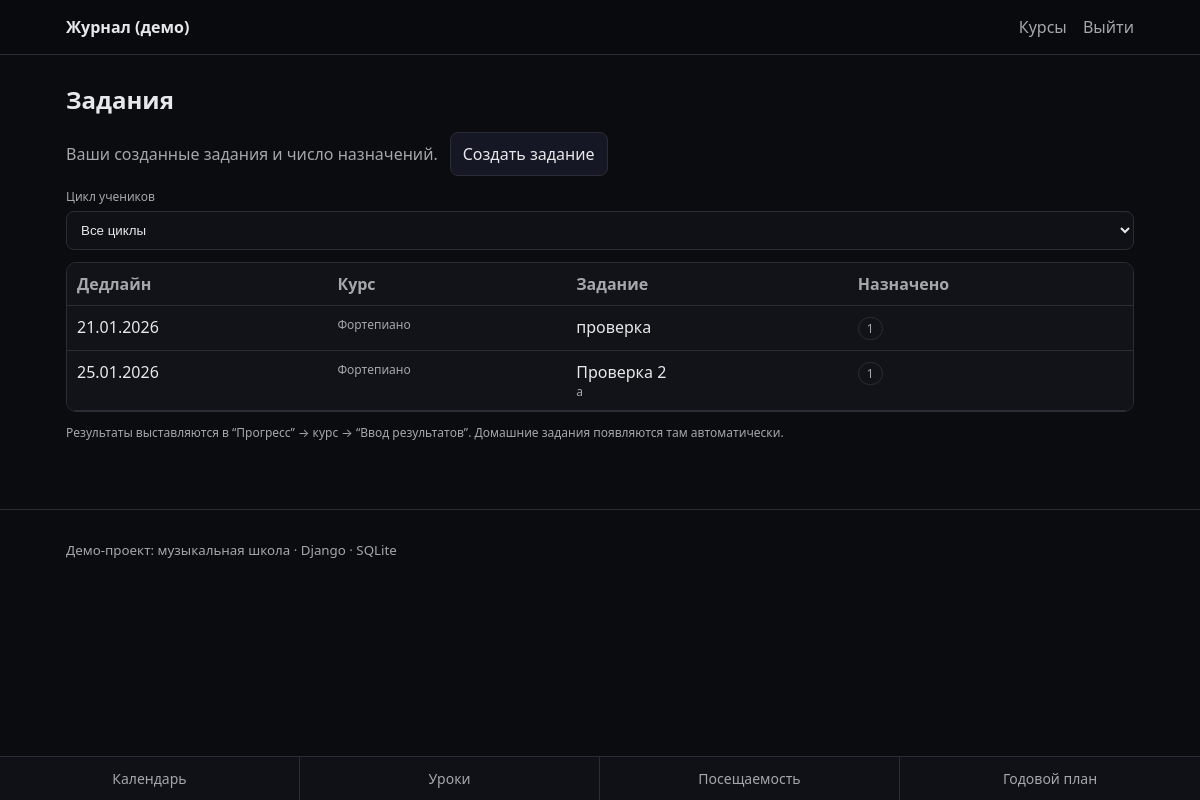
Page /assignments/ (signed in) on the committed database.
### apps/homework/models.py (models this page shows, shortened)
class Assignment(models.Model):
    course = models.ForeignKey(Course, on_delete=models.CASCADE, related_name="assignments")
    title = models.CharField(max_length=200)
    description = models.TextField(blank=True, default="")
    due_date = models.DateField()
    attachment = models.FileField(upload_to="assignments/", blank=True, null=True)
    created_by = models.ForeignKey(
        settings.AUTH_USER_MODEL,
        on_delete=models.CASCADE,
        related_name="created_assignments",
    )
    created_at = models.DateTimeField(auto_now_add=True)
    class Meta:
        ordering = ("due_date", "id")

### apps/school/models.py (models this page shows, shortened)
class Course(models.Model):
    name = models.CharField(max_length=200)
    course_type = models.ForeignKey(CourseType, on_delete=models.PROTECT, related_name="courses")
    teacher = models.ForeignKey(
        settings.AUTH_USER_MODEL,
        on_delete=models.SET_NULL,
        null=True,
        blank=True,
        related_name="teaching_courses",
    )

### apps/homework/views.py (the view, shortened to what this page needs)
# urls.py: path("assignments/", assignment_list, name="assignment_list"),
@login_required
def assignment_list(request):
    profile = request.user.profile
    cycle = request.GET.get("cycle") or ""
    if profile.role == Profile.Role.TEACHER:
        qs = Assignment.objects.filter(created_by=request.user).select_related("course")
        if cycle:
            qs = qs.filter(targets__student__profile__cycle=cycle).distinct()
        qs = qs.order_by("due_date", "id")
        rows = []
        for a in qs:
            targets_qs = a.targets.all()
            if cycle:
                targets_qs = targets_qs.filter(student__profile__cycle=cycle)
            count_targets = targets_qs.count()
            rows.append({"assignment": a, "count_targets": count_targets})
        return render(
            request,
            "homework/assignment_list.html",
            {"mode": "TEACHER", "rows": rows, "cycle": cycle, "cycle_options": Profile.Cycle.choices},
        )

### templates/homework/assignment_list.html (shortened to what this page needs)
{% extends "base.html" %}
{% block content %}
  <h1>Задания</h1>
  {% if mode == "TEACHER" %}
    <div style="display:flex; gap:12px; align-items:center; flex-wrap:wrap;">
      <p class="muted" style="margin:0;">Ваши созданные задания и число назначений.</p>
      <a class="btn" href="/assignments/create/">Создать задание</a>
    </div>
    <form method="get" class="form-row" style="margin: 12px 0;">
      <label class="muted small" for="cycle">Цикл учеников</label>
      <select id="cycle" name="cycle" class="input" onchange="this.form.submit()">
        <option value="">Все циклы</option>
      </select>
    </form>
    {% if not rows %}
      <p class="muted">Вы ещё не создавали задания.</p>
    {% else %}
      <div class="table-wrap">
        <table class="table">
          <thead>
            <tr>
              <th>Дедлайн</th>
              <th>Курс</th>
              <th>Задание</th>
              <th>Назначено</th>
            </tr>
          </thead>
          <tbody>
            {% for r in rows %}
              <tr>
                <td>{{ r.assignment.due_date|date:"d.m.Y" }}</td>
                <td class="muted small">{{ r.assignment.course.name }}</td>
                <td>
                  <div>{{ r.assignment.title }}</div>
                  {% if r.assignment.description %}
                    <div class="muted small">{{ r.assignment.description }}</div>
                  {% endif %}
                </td>
                <td><span class="tag">{{ r.count_targets }}</span></td>
              </tr>
            {% endfor %}
          </tbody>
        </table>
      </div>
      <p class="muted small">
        Результаты выставляются в “Прогресс” → курс → “Ввод результатов”. Домашние задания появляются там автоматически.
      </p>
    {% endif %}
  {% else %}
    <p class="muted">Недоступно.</p>
  {% endif %}
{% endblock %}

### static/css/main.css (style rules this page uses)
:root { --bg: #0b0c10; --panel: #111318; --text: #e8e8ea; --muted: #a6a6ad; --border: #2a2d36; --accent: #6aa8ff; --error: #ff6a6a; --ok: #7dff9b; }
* { box-sizing: border-box; }
body { margin: 0; font-family: system-ui, -apple-system, Segoe UI, Roboto, Arial, sans-serif; background: var(--bg); color: var(--text); }
a { color: var(--accent); text-decoration: none; }
h1 { font-size: 24px; margin: 12px 0 16px; }
.form-row { display: grid; gap: 6px; }
label { color: var(--muted); font-size: 14px; }
.input, input, textarea, select { width: 100%; padding: 10px 10px; border-radius: 8px; border: 1px solid var(--border); background: #0f1116; color: var(--text); outline: none; }
.btn { display: inline-block; padding: 10px 12px; border-radius: 8px; border: 1px solid var(--border); background: #151824; color: var(--text); cursor: pointer; }
.muted { color: var(--muted); }
.small { font-size: 12px; }
.tag { display: inline-block; padding: 2px 8px; border-radius: 999px; border: 1px solid var(--border); color: var(--muted); font-size: 12px; }
.table-wrap { overflow-x: auto; border: 1px solid var(--border); border-radius: 10px; }
.table { width: 100%; border-collapse: collapse; background: var(--panel); }
.table th, .table td { padding: 10px; border-bottom: 1px solid var(--border); vertical-align: top; }
.table th { text-align: left; color: var(--muted); font-weight: 600; }
body { padding-bottom: 64px; }

### rows in the picture
Assignment: assignment.due_date "21.01.2026", assignment.course.name "Фортепиано", assignment "проверка", count_targets "1"
Assignment: assignment.due_date "25.01.2026", assignment.course.name "Фортепиано", assignment "Проверка 2", assignment.description "а", count_targets "1"
